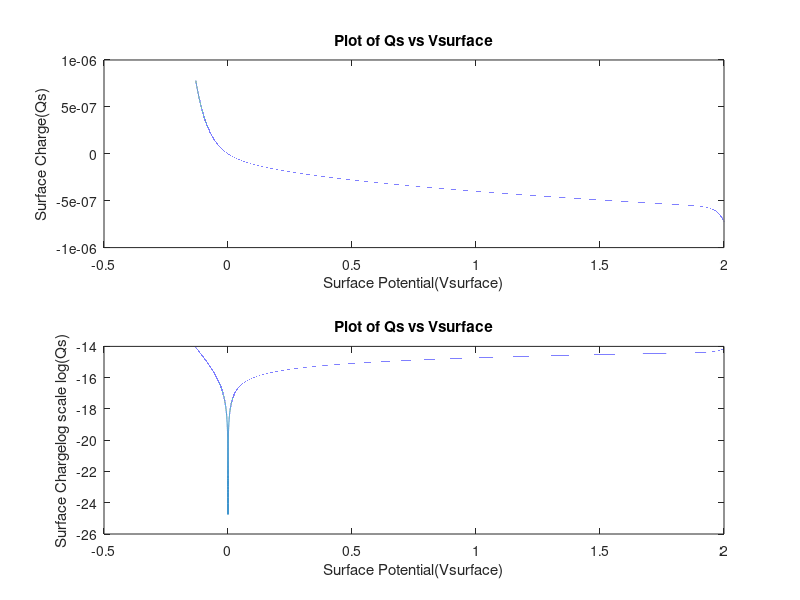

MATLAB code to generate this figure:
%for vcb=1

clc;
epsilon_s = 11.6*8.854187817*(10^(-14)); %F/cm
epsilon_ox = 3.9*8.854187817*(10^(-14)); %F/cm
q = 1.6*(10^(-19));     %C
Na = 5*(10^17);     %cm-3
ni = 1.5*(10^10); %cm-3
tox = 2*(10^(-7));  %cm
Qf = 2*(10^(-7)); %C/cm2
Cox = epsilon_ox/tox;  %F/cm2
Vfb = Qf/Cox;   %Volts
Vt = .026;     %threshold voltage(V)
k = (2*q*epsilon_s*Na)^(1/2); %constant

V_surface1 =-5*Vt:.00001:2 ;%Volts
s = sign(V_surface1);    %sign of the surface potential
k1 = (Na/ni)^(-2);
Qs1 = -s.*k.*(  (V_surface1-Vt+(Vt*exp(-V_surface1/Vt)))+  k1.*(-V_surface1-Vt*(exp(-1/Vt))+(Vt*exp((V_surface1-1)/Vt)))).^(1/2);
subplot(2,1,1)
plot(V_surface1,Qs1)
xlabel("Surface Potential(Vsurface)")
ylabel("Surface Charge(Qs)")
title("Plot of Qs vs Vsurface")

subplot(2,1,2)
plot(V_surface1,log(Qs1))
xlabel("Surface Potential(Vsurface)")
ylabel("Surface Chargelog scale log(Qs)")
title("Plot of Qs vs Vsurface")


